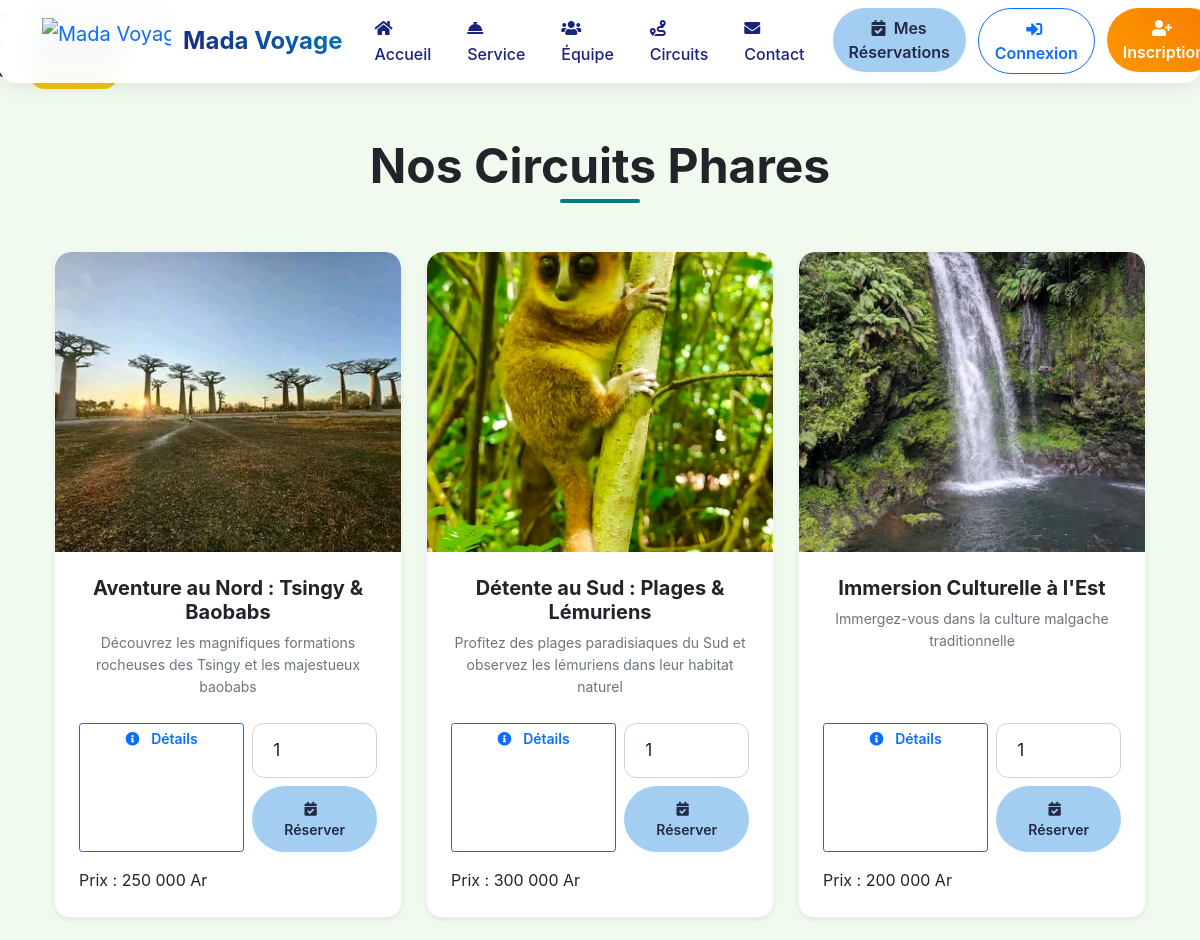
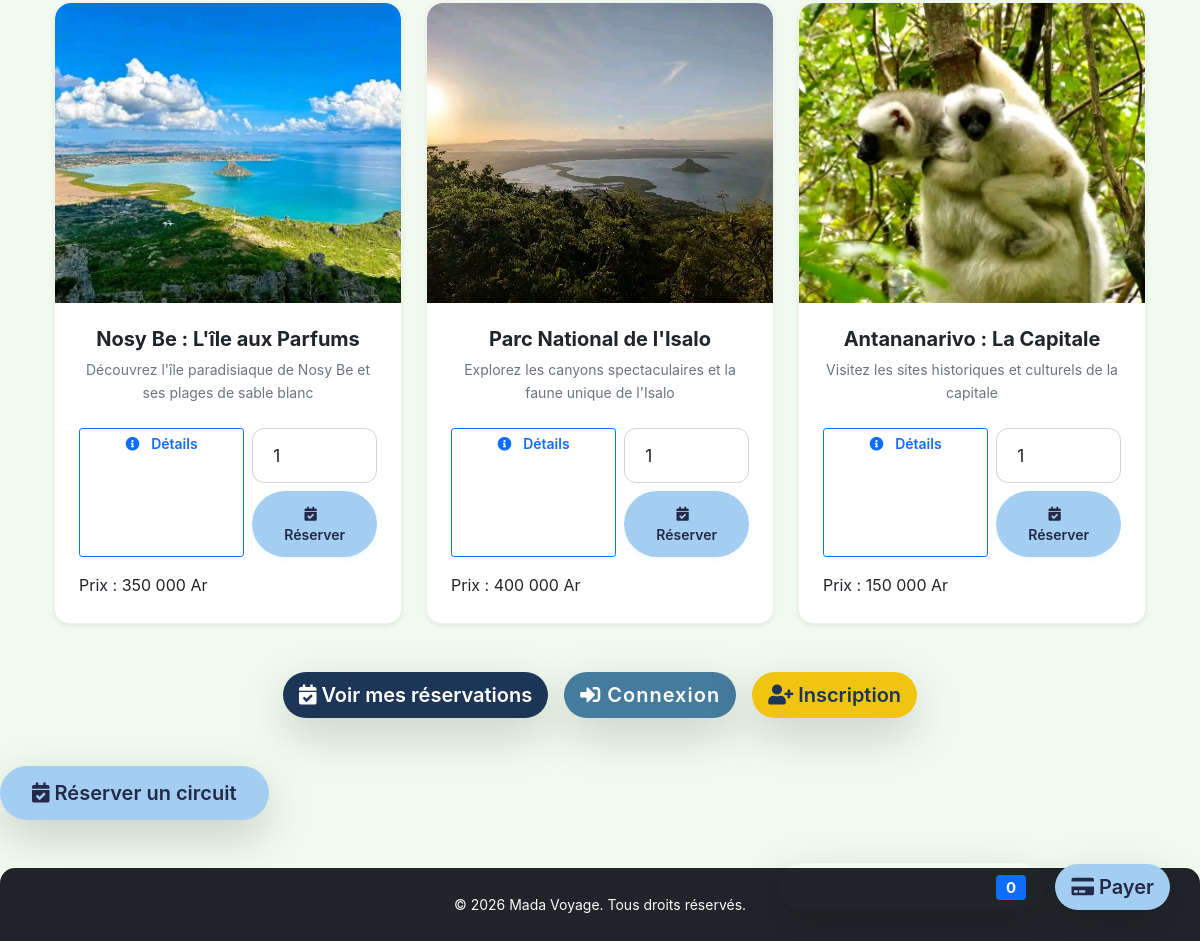
Screenshot of /index.php?controller=home&action=circuit with the database file from the repository (2 pictures, top to bottom).
### tables this page shows
CREATE TABLE IF NOT EXISTS `circuits` (
  `id` int NOT NULL AUTO_INCREMENT,
  `titre` varchar(255) DEFAULT NULL,
  `nom` varchar(100) NOT NULL,
  `description` text,
  `image` varchar(255) DEFAULT NULL,
  `prix` decimal(10,2) NOT NULL,
  `created_at` timestamp NULL DEFAULT CURRENT_TIMESTAMP,
  PRIMARY KEY (`id`)
);

### app/controller/HomeController.php (called while the page is built, shortened)
<?php
class HomeController {
    private function getCircuits() {
        $pdo = getPDO();
        try {
            $stmt = $pdo->query("SELECT * FROM circuits ORDER BY created_at DESC");
            $circuits = $stmt->fetchAll(PDO::FETCH_ASSOC);
        } catch (PDOException $e) {
            $circuits = [];
        }
        return $circuits;
    }
    public function circuit() {
        $circuits = $this->getCircuits();
        require __DIR__ . '/../../view/layout/layout.php';
    }
}

### index.php (called while the page is built, shortened)
<?php
require_once __DIR__ . '/core/route.php';

### view/home/circuit.php (the view, shortened to what this page needs)
<?php
$circuits = $circuits ?? [];
?>
<section id="nos-voyages" class="py-5 py-md-5 bg-light-custom">
    <div class="container px-4 text-center">
        <h2 class="display-5 fw-bold text-dark mb-5">Nos Circuits Phares</h2>
        <div class="row row-cols-1 row-cols-md-2 row-cols-lg-3 g-4">
            <?php foreach ($circuits as $circuit): ?>
            <div class="col">
                <div class="card h-100 shadow-sm overflow-hidden">
                    <img src="<?= htmlspecialchars($circuit['image'] ?? $circuit['img'] ?? 'public/assets/images/tsingy.jpg') ?>" class="card-img-top" alt="<?= htmlspecialchars($circuit['titre'] ?? $circuit['nom']) ?>">
                    <div class="card-body p-4 d-flex flex-column">
                        <h3 class="h5 card-title fw-semibold mb-2 text-dark"><?= htmlspecialchars($circuit['titre'] ?? $circuit['nom']) ?></h3>
                        <p class="card-text text-muted small mb-4"><?= htmlspecialchars($circuit['description'] ?? $circuit['desc'] ?? '') ?></p>
                        <div class="mt-auto">
                            <div class="d-flex gap-2 mb-3">
                                <a href="index.php?controller=home&action=circuitDetail&id=<?= intval($circuit['id'] ?? 0) ?>" class="btn btn-outline-primary btn-sm w-100">
                                    <i class="fas fa-info-circle me-2"></i> Détails
                                </a>
                                <form method="post" action="index.php?controller=cart&action=add" class="flex-fill">
                                    <div class="mb-2">
                                        <input type="number" name="nombre_personnes" min="1" max="10" value="1" class="form-control form-control-sm" placeholder="Nombre de personnes">
                                    </div>
                                    <button type="submit" class="btn btn-primary rounded-pill btn-sm w-100">
                                        <i class="fas fa-calendar-check me-2"></i>Réserver
                                    </button>
                                </form>
                            </div>
                            <div class="text-start">
                                <span class="fw-semibold">Prix :</span> <?= number_format($circuit['prix'] ?? ($circuit['prix'] ?? 0), 0, ',', ' ') ?> Ar
                            </div>
                        </div>
                    </div>
                </div>
            </div>
            <?php endforeach; ?>
        </div>
        <div class="mt-5 d-flex flex-wrap justify-content-center gap-3">
            <a href="index.php?controller=home&action=panier" class="btn btn-reservation btn-lg rounded-pill shadow-lg" style="background: #1D3557; color: #fff; border: none;">
                <i class="fas fa-calendar-check"></i> Voir mes réservations
            </a>
            <a href="index.php?controller=home&action=login" class="btn btn-login btn-lg rounded-pill shadow-lg" style="background: #457B9D; color: #fff; border: none;">
                <i class="fas fa-sign-in-alt"></i> Connexion
            </a>
            <a href="index.php?controller=home&action=inscription" class="btn btn-inscription btn-lg rounded-pill shadow-lg" style="background: #F1C40F; color: #1D3557; border: none;">
                <i class="fas fa-user-plus"></i> Inscription
            </a>
        </div>
    </div>
</section>
<div style="position:fixed;bottom:30px;right:30px;z-index:1050;">
    <a href="index.php?controller=home&action=panier" class="btn btn-reservation btn-lg rounded-pill shadow-lg me-2">
        <i class="fas fa-calendar-check"></i> Mes Réservations
        <span class="badge bg-primary" id="cart-count">
            <?= isset($_SESSION['cart']) ? count($_SESSION['cart']) : 0; ?>
        </span>
    </a>
    <a href="index.php?controller=home&action=paiement" class="btn btn-success btn-lg rounded-pill shadow-lg">
        <i class="fas fa-credit-card"></i> Payer
    </a>
</div>
<a href="index.php?controller=reservation&action=index" class="btn btn-primary rounded-pill btn-lg shadow-lg">
    <i class="fas fa-calendar-check"></i> Réserver un circuit
</a>

### rows the page displays
circuits: image (picture), nom "Aventure au Nord : Tsingy & Baobabs", description "Découvrez les magnifiques formations rocheuses des Tsingy et les majestueux baobabs", prix "250 000"
circuits: image (picture), nom "Détente au Sud : Plages & Lémuriens", description "Profitez des plages paradisiaques du Sud et observez les lémuriens dans leur habitat naturel", prix "300 000"
circuits: image (picture), nom "Immersion Culturelle à l'Est", description "Immergez-vous dans la culture malgache traditionnelle", prix "200 000"
circuits: image (picture), nom "Nosy Be : L'île aux Parfums", description "Découvrez l'île paradisiaque de Nosy Be et ses plages de sable blanc", prix "350 000"
circuits: image (picture), nom "Parc National de l'Isalo", description "Explorez les canyons spectaculaires et la faune unique de l'Isalo", prix "400 000"
circuits: image (picture), nom "Antananarivo : La Capitale", description "Visitez les sites historiques et culturels de la capitale", prix "150 000"
